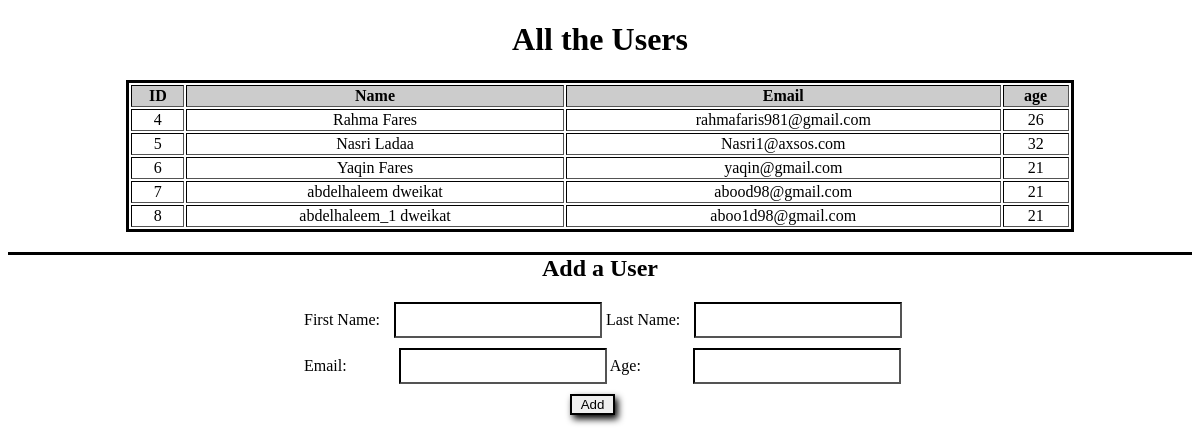
Before: / with the older database file.
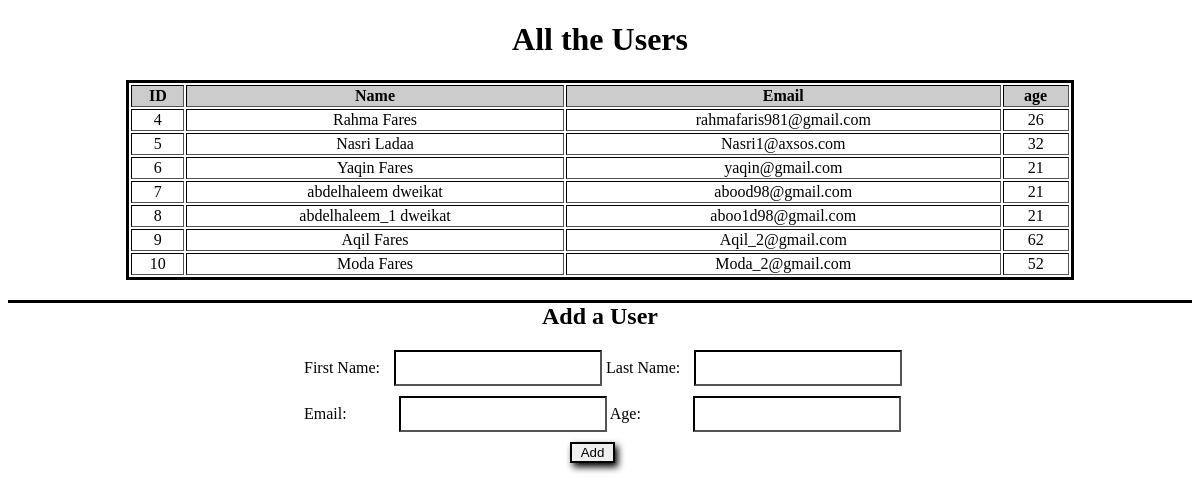
After: the same page with the newer database file.
### first_app/models.py (models this page shows, shortened)
class User (models.Model):
    first_name = models.CharField(max_length=255)
    last_name = models.CharField(max_length=255)
    email = models.EmailField(unique=True)
    age = models.IntegerField(default=25)	# if no age is entered for a new/existing, age will be set to 200
    created_at = models.DateTimeField(auto_now_add=True)
    updated_at = models.DateTimeField(auto_now=True)

### first_app/views.py (the view)
# urls.py: path('', views.users_list, name='users_list'),
def users_list(request):
    users = User.objects.all()
    return render(request, 'users.html', {'users': users})

### first_app/templates/users.html (shortened to what this page needs)
<!DOCTYPE html>
<html lang="en">
<head>
    {%load static%}
    <link rel="stylesheet" href="{% static 'css/style.css' %}">
</head>
<body>
    <h1>All the Users</h1>
    <table border="1">
        <tr>
            <th>ID</th>
            <th>Name</th>
            <th>Email</th>
            <th>age</th>
        </tr>
        {% for user in users %}
        <tr>
            <td>{{ user.id }}</td>
            <td>{{ user.first_name }} {{ user.last_name }}</td>
            <td>{{ user.email }}</td>
            <td>{{ user.age }}</td>
        </tr>
        {% endfor %}
    </table>
    <h2>Add a User</h2>
    <form method="POST" action="{% url 'add_user' %}">
        <div>
            <div>
                <label for="firstname">First Name:</label>
                <input class="nameData" type="text" id="firstname" name="first_name" required>
                <label for="lastname">Last Name:</label>
                <input class="nameData" type="text" id="lastname" name="last_name" required>
            </div>
            <div>
                <label  for="email">Email:</label>
                <input class="userData" type="email" id="email" name="email" required>
                <label for="age">Age:</label>
                <input class="userData" type="text" id="age" name="age" required>
            </div>
            <button class="btnSubmit" type="submit">Add</button>
        </div>
    </form>
</body>
</html>

### first_app/static/css/style.css (style rules this page uses)
h1 { text-align: center; }
h2 { text-align: center; border-top-style: solid; border-top-color: black; }
table { margin-left: 10%; width: 80%; border: black; border-style: solid; }
th { background-color: #cccccc; }
tr { text-align: center; }
form { margin-left: 25%; }
.userData { width: 200px; height: 30px; margin-left: 48px; border-color: black; }
.nameData { width: 200px; height: 30px; margin-left: 10px; border-color: black; }
div { margin-bottom: 10px; }
.btnSubmit { margin-left: 30%; border-style: solid; width: 5%; border-color: black; box-shadow: 3px 4px 7px black; }

Changed rows visible on the page:
added User: id "9", first_name "Aqil", last_name "Fares", email "Aqil_2@gmail.com", age "62"
added User: id "10", first_name "Moda", last_name "Fares", email "Moda_2@gmail.com", age "52"
